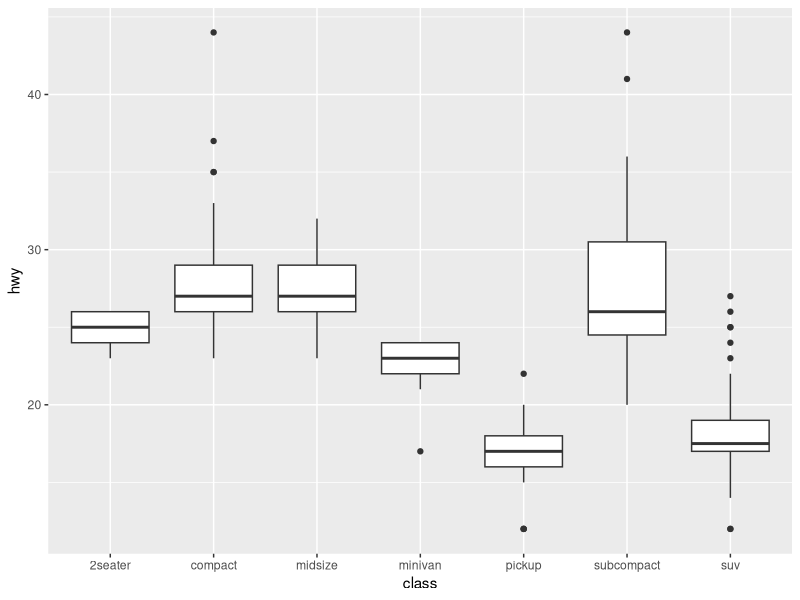
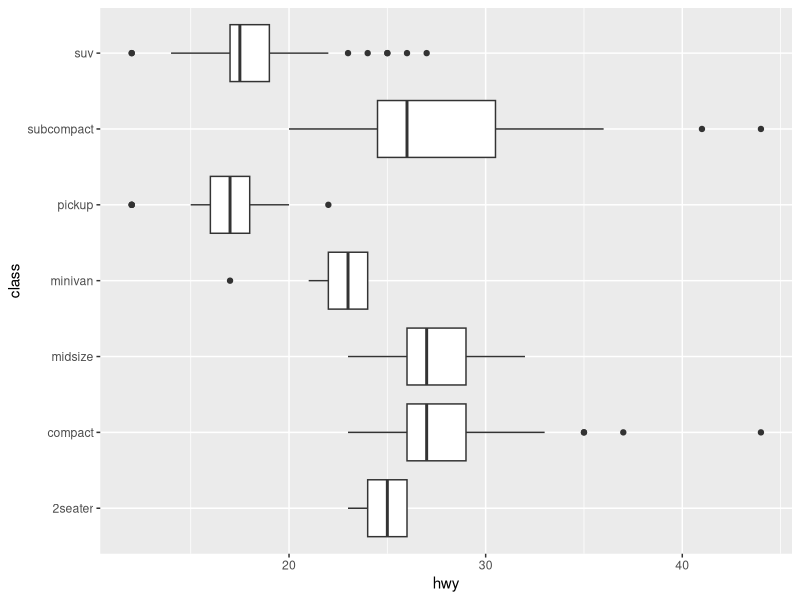
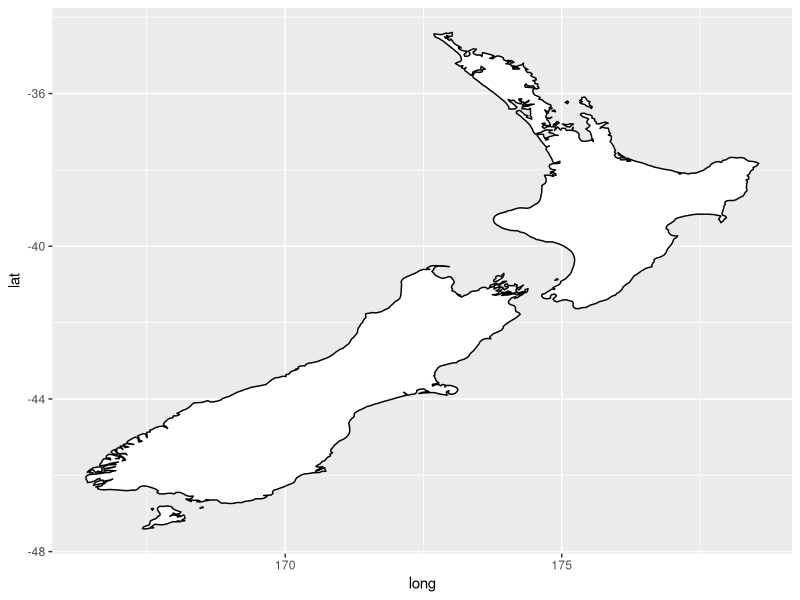
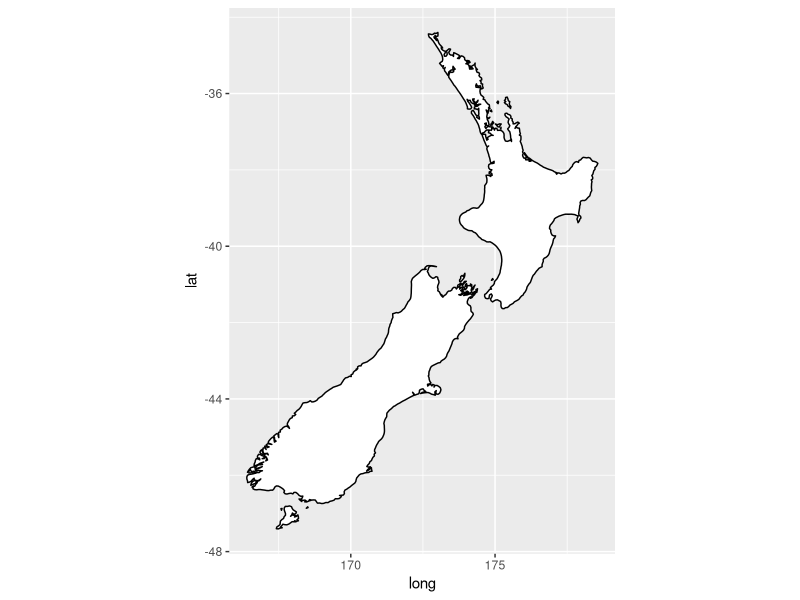
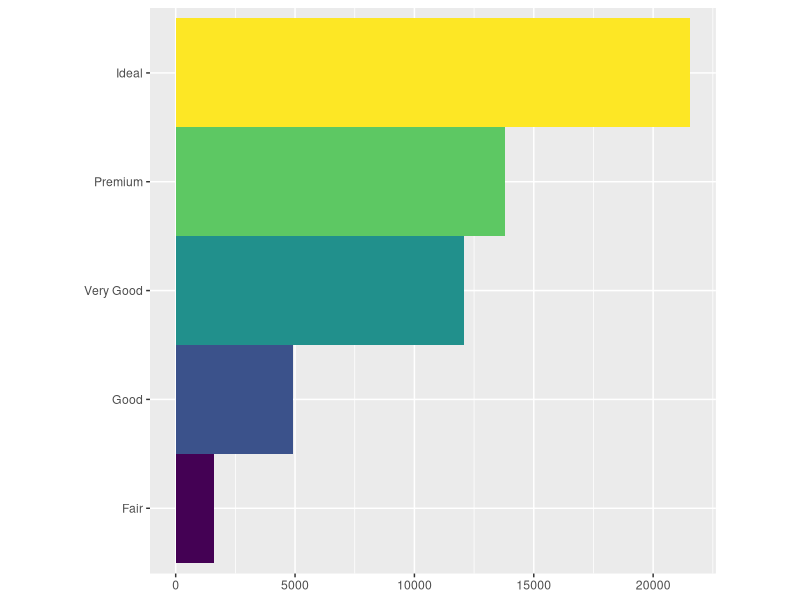
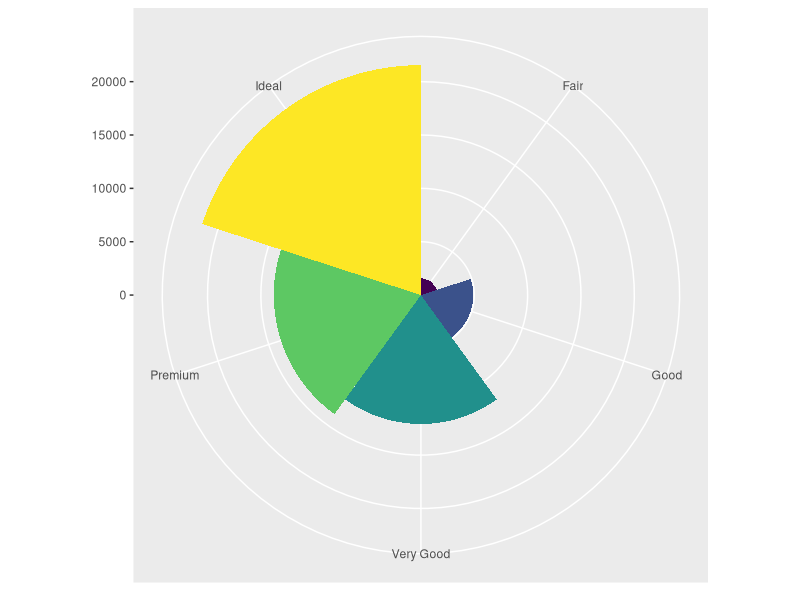
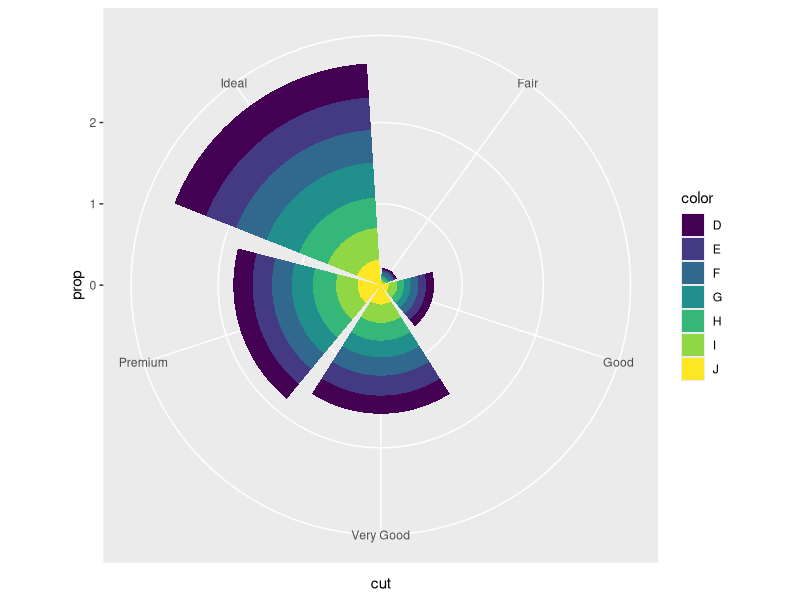
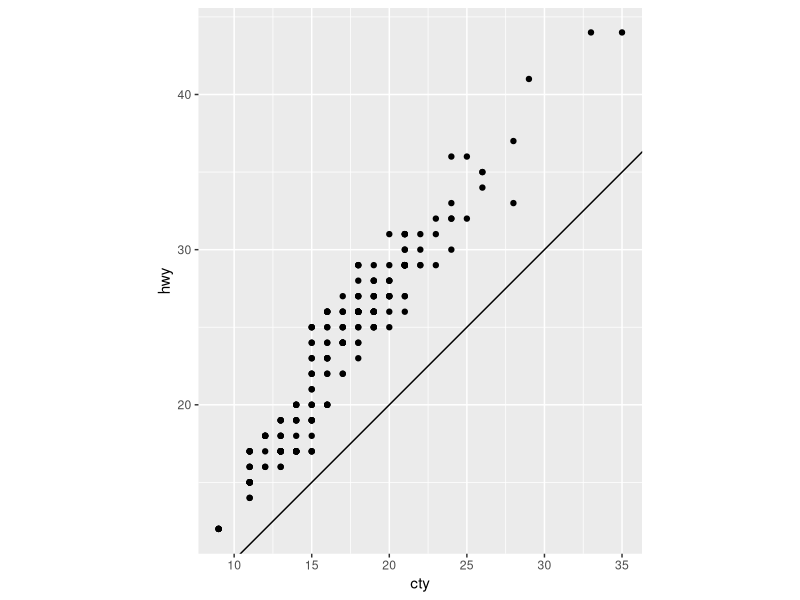

Write the R code that produced these figures, in order.
#  Coordinate systems
library(ggplot2)

# The default coordinate system is the Cartesian coordinate system
# other systems are occasionaly helpful

# coord_flip() switches the x and y axes
ggplot(data = mpg, mapping = aes(x = class, y = hwy)) + 
  geom_boxplot()
ggplot(data = mpg, mapping = aes(x = class, y = hwy)) + 
  geom_boxplot() +
  coord_flip()

# coord_quickmap() sets the aspect ratio correctly for maps
nz <- map_data("nz")

ggplot(nz, aes(long, lat, group = group)) +
  geom_polygon(fill = "white", colour = "black")

ggplot(nz, aes(long, lat, group = group)) +
  geom_polygon(fill = "white", colour = "black") +
  coord_quickmap()

# coord_polar() uses polar coordinates
bar <- ggplot(data = diamonds) + 
  geom_bar(
    mapping = aes(x = cut, fill = cut), 
    show.legend = FALSE,
    width = 1
  ) + 
  theme(aspect.ratio = 1) +
  labs(x = NULL, y = NULL)

bar + coord_flip()
bar + coord_polar()

 
# 3.9.1 Exercises
# 1. Turn a stacked bar chart into a pie chart using coord_polar().
  ggplot(diamonds, mapping = aes(x = cut, fill=color)) +
    geom_bar(aes(y = after_stat(prop)
            , group = color)) +
    coord_polar()

# 2. What does labs() do? Read the documentation.
  # https://ggplot2-book.org/annotations#sec-titles
  ?labs() # modify labels
# 3. What’s the difference between coord_quickmap() and coord_map()?
  ?coord_quickmap()
  ?coord_map()  
  # quick map dispenses with the need to model the earth as a sphere 
  # and thus is faster and preserves straight lines
  # best in small, equatorial regions 
  
# 4.What does the plot below tell you about the relationship 
  # between city and highway mpg? 
    # effectively linearly dependant cty = hwy + c
  # Why is coord_fixed() important? 
    ?coord_fixed # forces a specified ratio
    # enables true visual comparison
  # What does geom_abline() do?
    ?geom_abline # plot diagonal line
    
  ggplot(data = mpg, mapping = aes(x = cty, y = hwy)) +
  geom_point() +
  geom_abline() +
  coord_fixed()
